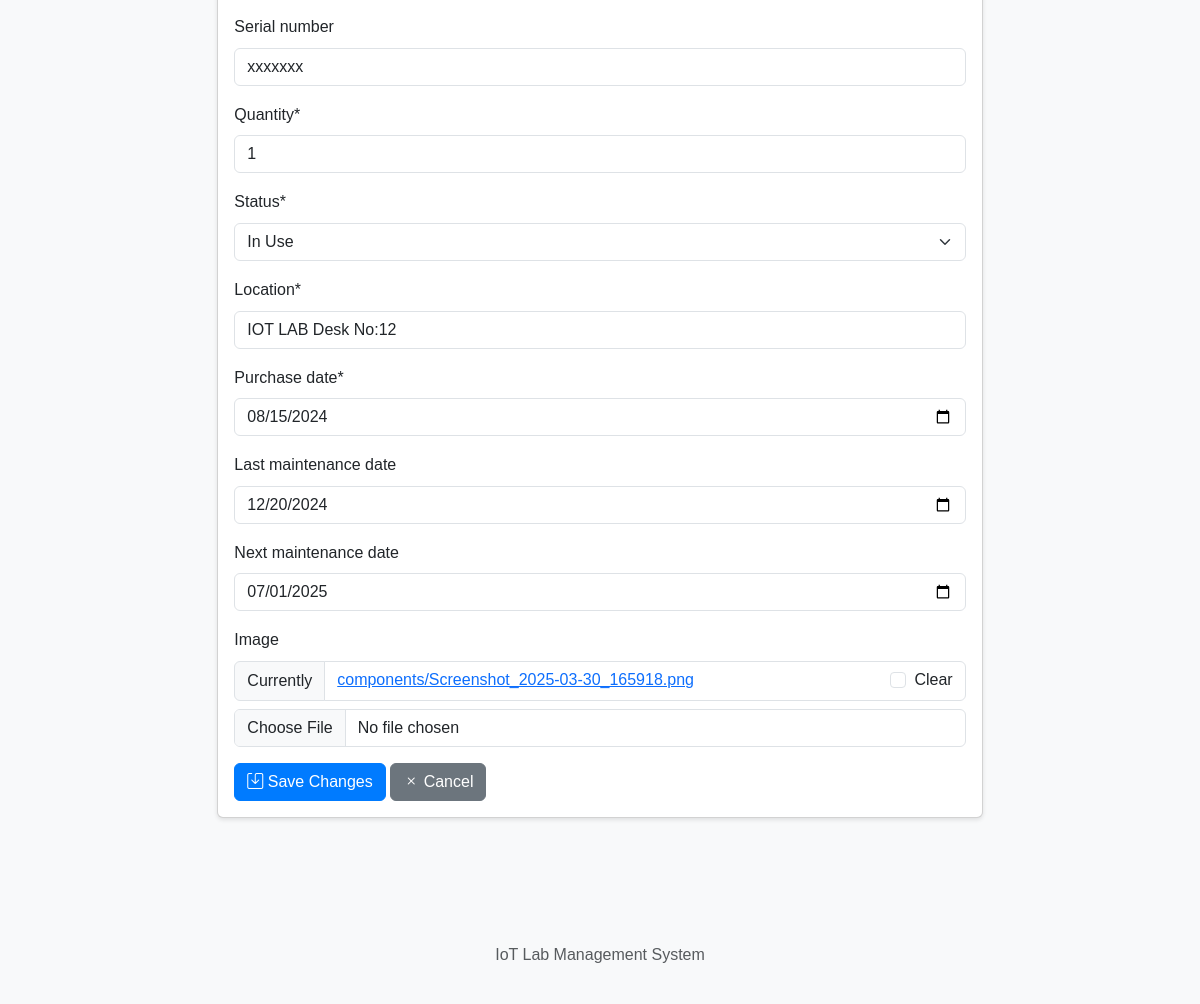
Before: /component/1/update/ (signed in, lower part) with the older database file.
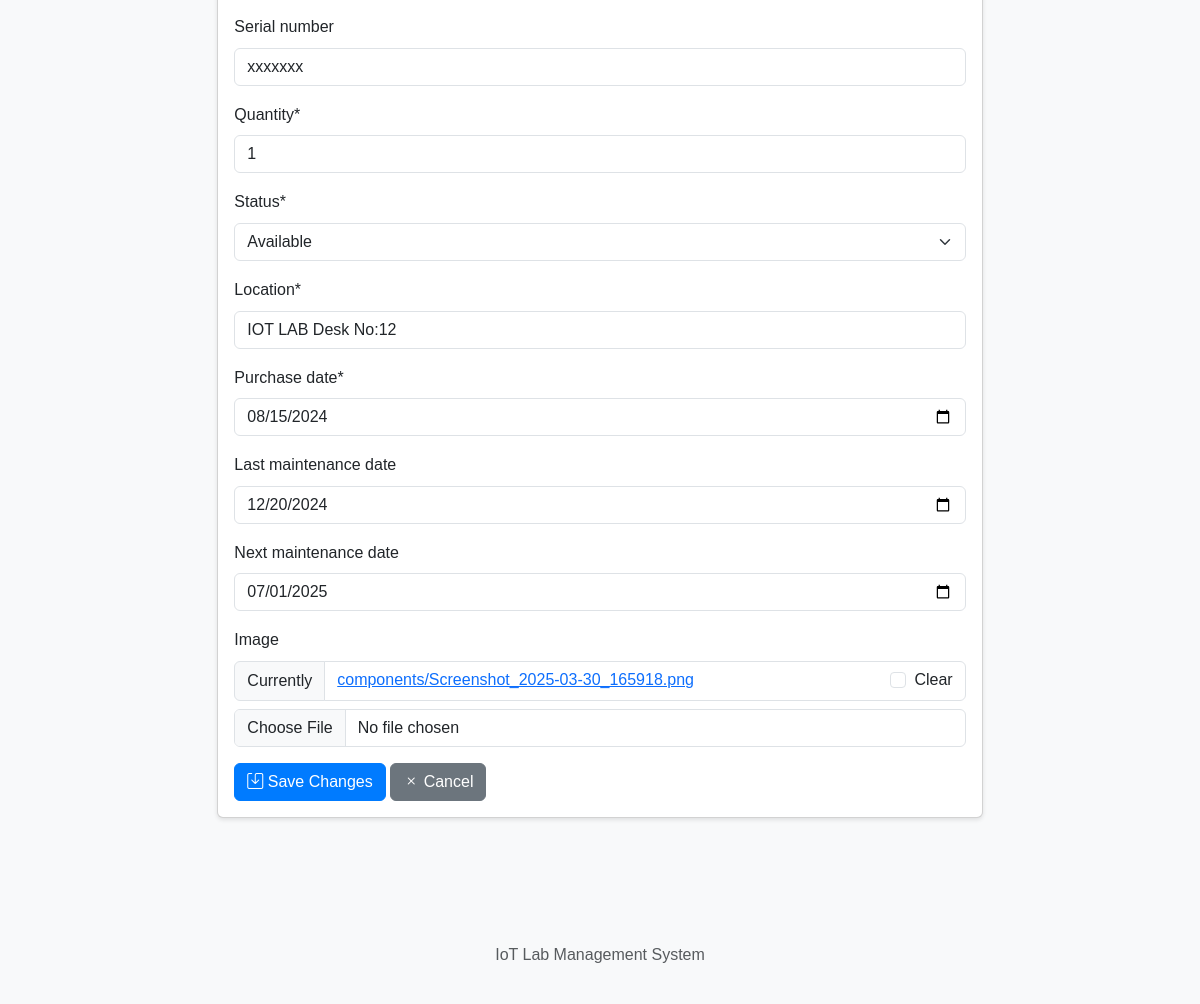
After: the same page with the newer database file.
### components/models.py (models this page shows, shortened)
class Component(models.Model):
    STATUS_CHOICES = [
        ('available', 'Available'),
        ('in_use', 'In Use'),
        ('maintenance', 'Under Maintenance'),
        ('retired', 'Retired'),
    ]
    name = models.CharField(max_length=200)
    category = models.ForeignKey(Category, on_delete=models.CASCADE, related_name='components')
    description = models.TextField()
    serial_number = models.CharField(max_length=100, unique=True, null=True, blank=True)
    quantity = models.PositiveIntegerField(default=1)
    status = models.CharField(max_length=20, choices=STATUS_CHOICES, default='available')
    location = models.CharField(max_length=200)
    purchase_date = models.DateField()
    last_maintenance_date = models.DateField(null=True, blank=True)
    next_maintenance_date = models.DateField(null=True, blank=True)
    created_by = models.ForeignKey(User, on_delete=models.CASCADE, related_name='created_components')
    created_at = models.DateTimeField(auto_now_add=True)
    updated_at = models.DateTimeField(auto_now=True)
    image = models.ImageField(upload_to='components/', null=True, blank=True)

### components/views.py (the view, shortened to what this page needs)
# urls.py: path('component/<int:pk>/update/', views.ComponentUpdateView.as_view(), name='component-update'),
class ComponentUpdateView(LoginRequiredMixin, UserPassesTestMixin, UpdateView):
    model = Component
    form_class = ComponentForm
    template_name = 'components/component_form.html'
    success_url = reverse_lazy('component-list')
    def test_func(self):
        component = self.get_object()
        return self.request.user == component.created_by or self.request.user.is_staff

### components/forms.py
class ComponentForm(forms.ModelForm):
    class Meta:
        model = Component
        fields = ['name', 'category', 'description', 'serial_number', 'quantity',
                 'status', 'location', 'purchase_date', 'last_maintenance_date',
                 'next_maintenance_date', 'image']
        widgets = {
            'purchase_date': forms.DateInput(attrs={'type': 'date'}),
            'last_maintenance_date': forms.DateInput(attrs={'type': 'date'}),
            'next_maintenance_date': forms.DateInput(attrs={'type': 'date'}),
        }
    def __init__(self, *args, **kwargs):
        super().__init__(*args, **kwargs)
        self.fields['serial_number'].required = False
        self.fields['last_maintenance_date'].required = False
        self.fields['next_maintenance_date'].required = False
        self.fields['image'].required = False

### components/models.py (called while the page is built)
    def __str__(self):
        return self.name

### components/templates/components/component_form.html (shortened to what this page needs)
{% extends "components/base.html" %}
{% load crispy_forms_tags %}
{% block content %}
<div class="row">
    <div class="col-md-8 offset-md-2">
        <div class="card">
            <div class="card-body">
                <form method="post" enctype="multipart/form-data">
                    {{ form|crispy }}
                    <div class="mt-3">
                        <button type="submit" class="btn btn-primary">
                            {% if form.instance.pk %}
                            <i class="bi bi-save"></i> Save Changes
                            {% else %}
                            <i class="bi bi-plus"></i> Add Component
                            {% endif %}
                        </button>
                        <a href="{% url 'component-list' %}" class="btn btn-secondary">
                            <i class="bi bi-x"></i> Cancel
                        </a>
                    </div>
                </form>
            </div>
        </div>
    </div>
</div>
{% endblock %}

Changed rows visible on the page:
changed Component "xxxxxxx": status "In Use" → "Available"
